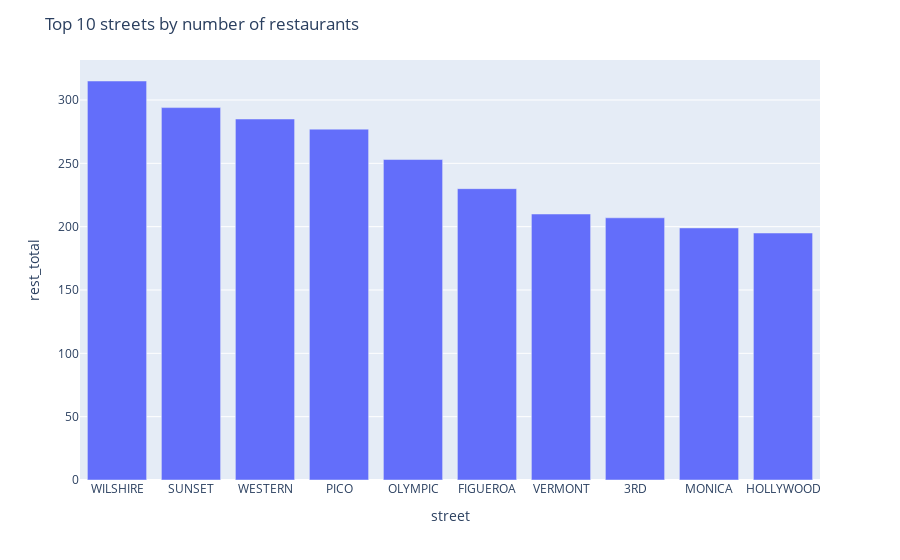

Write notebook code for a chart like this one.
### Code cell
fig = px.bar(rest_street.head(10), x='street', y='rest_total')
fig.update_layout(title='Top 10 streets by number of restaurants')
fig.show()

### Figure 1 — Plotly figure (JSON) as saved in the notebook; plotly's stock layout.template omitted (floating-point values rounded to 4 significant figures)
{"data": [{"alignmentgroup": "True", "hovertemplate": "street=%{x}<br>rest_total=%{y}<extra></extra>", "legendgroup": "", "marker": {"color": "#636efa", "pattern": {"shape": ""}}, "name": "", "offsetgroup": "", "orientation": "v", "showlegend": false, "textposition": "auto", "type": "bar", "x": ["WILSHIRE", "SUNSET", "WESTERN", "PICO", "OLYMPIC", "FIGUEROA", "VERMONT", "3RD", "MONICA", "HOLLYWOOD"], "xaxis": "x", "y": [315, 294, 285, 277, 253, 230, 210, 207, 199, 195], "yaxis": "y"}], "layout": {"autosize": true, "barmode": "relative", "legend": {"tracegroupgap": 0}, "margin": {"t": 60}, "title": {"text": "Top 10 streets by number of restaurants"}, "xaxis": {"anchor": "y", "autorange": true, "domain": [0, 1], "range": [-0.5, 9.5], "title": {"text": "street"}, "type": "category"}, "yaxis": {"anchor": "x", "autorange": true, "domain": [0, 1], "range": [0, 331.6], "title": {"text": "rest_total"}, "type": "linear"}}}
